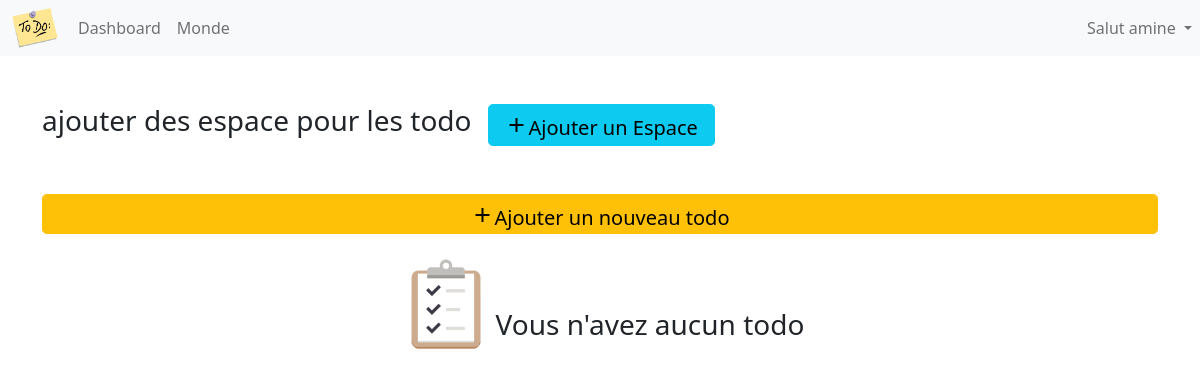
Page /dashboard (signed in) on the earlier database version.
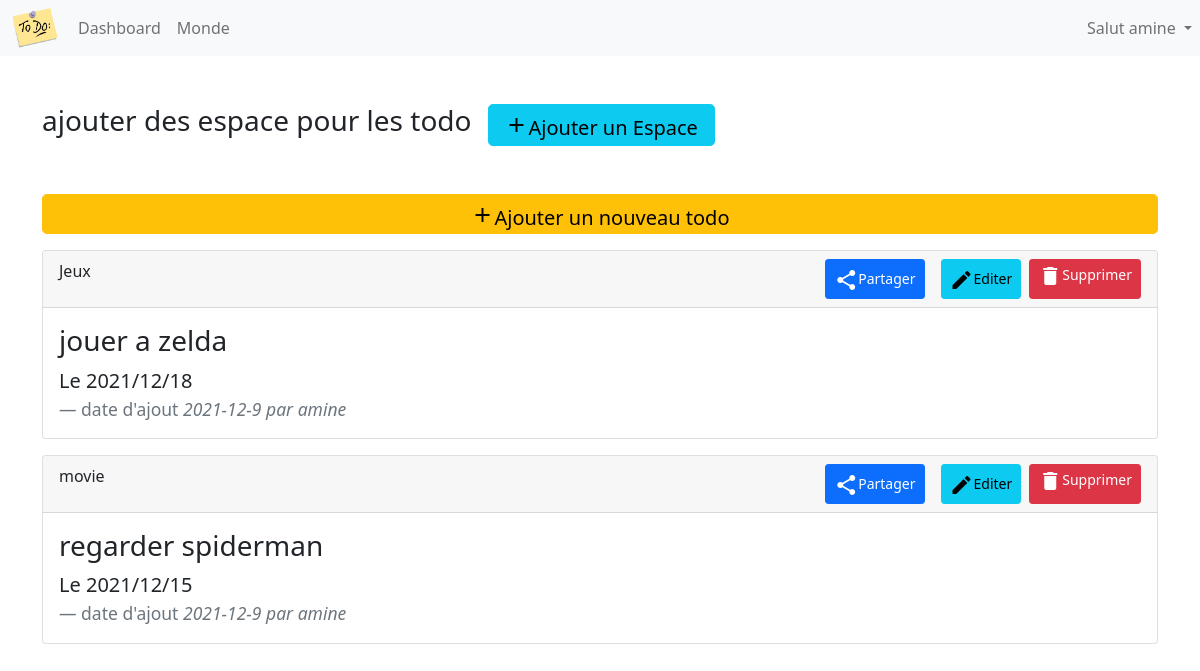
Same page on the later database version.
### todo/models.py (models this page shows, shortened)
class User(db.Model,UserMixin):  #cree une table User avec different attribue ci-dessus
    id= db.Column(db.Integer(),primary_key=True)
    name=db.Column(db.String(length=30),nullable=False,)
    email=db.Column(db.String(length=30),nullable=False,unique=True)
    password=db.Column(db.String(length=100),nullable=False)
    todos=db.relationship('Todo',backref='owned_user',lazy=True)
    @property
    def pwd(self):
        return self.pwd

class Todo(db.Model):   # cree une table Todo avec different attribue ci-dessus
    id= db.Column(db.Integer(),primary_key=True)
    name=db.Column(db.String(length=30),nullable=False)
    category=db.Column(db.String(length=30),nullable=False,)
    date=db.Column(db.DateTime ,nullable=False)
    share=db.Column(db.Boolean(),nullable=False,default=False)
    owner=db.Column(db.Integer(),db.ForeignKey('user.id'))
    date_added=db.Column(db.DateTime, default=datetime.datetime.utcnow)

### todo/routes.py (the view)
@app.route('/dashboard',methods=['GET','POST'])
@login_required
def dashboard_page():
    id=current_user.id
    todos=Todo.query.order_by(desc(Todo.id)).filter_by(owner=id).all()
    if request.args.get("action")=="delete":
        id_todo=request.args.get("todo")
        todo=Todo.query.filter_by(id=id_todo).first()
        db.session.delete(todo)
        db.session.commit()
        return redirect(url_for('dashboard_page'))
    if request.args.get("action")=="share":
        id_todo=request.args.get("todo")
        todo=Todo.query.filter_by(id=id_todo).first()
        todo.share=True
        db.session.commit()
    return render_template('dashboard.html',todos=todos)

### todo/models.py (called while the page is built)
@login_manager.user_loader
def load_user(user_id):
    return User.query.get(int(user_id))

### todo/templates/dashboard.html (shortened to what this page needs)
{% extends 'base.html' %}
{%block content %}
<div class="container mt-5">
  <div class="d-flex flex-row my-5 ">
    <h3>ajouter des espace pour les todo</h3>
    <a class="mx-3 btn btn-info btn-lg d-flex justify-content-center align-content-between pb-0 " href="{{url_for('addSpace_page',)}}" >
      <i class="material-icons mr-1">add</i>
      <span>
        Ajouter un Espace
      </span></a>
  </div>
    <a class=" btn btn-warning  btn-block btn-lg d-flex justify-content-center align-content-between pb-0 " href="{{url_for('addTodo_page',action='add')}}" >
        <i class="material-icons mr-1">add</i>
        <span>
          Ajouter un nouveau todo
        </span></a>
{%with todos=todos%}
{% include 'listTodo.html' %}
{% endwith%}
{% endblock %}

### todo/templates/base.html (shortened to what this page needs)
<!doctype html>
<html lang="en">
  <head>
    <link  rel="stylesheet" type="text/css" href="{{url_for('static',filename='styles/style.css')}}"  />
    <link href="https://cdn.jsdelivr.net/npm/bootstrap@5.0.0-beta2/dist/css/bootstrap.min.css" rel="stylesheet">
  </head>
  <body>
    {%if not nonavbar=="" %}
    {% include 'navbar.html'%}
    {% endif %}
    {% block content%}
    {% endblock %}
</body>
</html>

### todo/templates/navbar.html (shortened to what this page needs)
<nav class="navbar navbar-expand-lg navbar-light bg-light">
  <img src="../static/images/logo1.png" style="max-width: 70px; max-height: 70px;"/>
  <div class="collapse navbar-collapse justify-content-between" id="navbarSupportedContent">
    <ul class="navbar-nav mr-auto">
      <li class="nav-item active">
        <a class="nav-link" href="{{url_for('dashboard_page')}}">Dashboard </a>
      </li>
      <li class="nav-item active">
        <a class="nav-link" href="{{url_for('world_page')}}"> Monde </a>
      </li>
    </ul>
    {% if current_user.is_authenticated %}
    <ul class="navbar-nav ">
      <li class="nav-item dropdown">
        <a class="nav-link dropdown-toggle" href="#" id="navbarDropdown" role="button" data-toggle="dropdown" aria-haspopup="true" aria-expanded="false">
          Salut {{current_user.name}}
        </a>
      </li>
    </ul>
    {%endif%}
  </div>
</nav>

### todo/templates/listTodo.html (shortened to what this page needs)
 {% for todo in todos%}
<div class="card mt-3">
    <div class="card-header">
        <div class="d-flex justify-content-between">
            <p>{{todo.category}}</p>
            {% if not  world is defined %}
            <div class="d-flex flex-row">
              <a class=" btn  btn-primary {%if todo.share==True %}disabled{%endif%} btn-sm d-flex justify-content-center align-content-between pt-2 mx-2 "
              data-toggle="modal" data-target="#delete_patient"  onclick="deleteButtonClicked({{ todo.id}},'share')">
            <i class="material-icons mr-1">share</i>
              <span>
                Partager
              </span></a>
            <a class=" btn btn-info btn-sm d-flex justify-content-center align-content-between pt-2 mx-2 "
            href="{{url_for('addTodo_page',action='edit',todo=todo.id)}}" >
            <i class="material-icons mr-1">edit</i>
              <span>
                Editer
              </span></a>
            <a class=" btn btn-danger btn-sm d-flex justify-content-center align-content-between pb-0 "
            data-toggle="modal" data-target="#delete_patient"  onclick="deleteButtonClicked({{ todo.id}},'delete')" >
              <i class="material-icons mr-1">delete</i>
              <span>
                Supprimer
              </span></a>
            </div>
            {%endif%}
        </div>
    </div>
    <div class="card-body">
      <blockquote class="blockquote mb-0">
        <h3>{{todo.name}}</h3>
        <p>Le {{todo.date.year}}/{{todo.date.month}}/{{todo.date.day}} </p>
        <footer class="blockquote-footer">date d'ajout <cite title="Source Title">{{todo.date_added.year }}-{{todo.date_added.month }}-{{todo.date_added.day }} par {{todo.owned_user.name}} </cite></footer>
      </blockquote>
    </div>
  </div>
  {%else%}
  <div class="d-flex flex-row my-4 justify-content-center">
    <img style="max-width: 100px;" src="../static/images/todo.png"/>
         <h1 class="h3 mb-3 font-weight-normal my-5 align-self-end">Vous n'avez aucun todo </h1>
 </div>
  {% endfor %}
</div>

### todo/static/styles/style.css (style rules this page uses)
body { background-color: #fff; }

Differences in the rows shown:
added Todo: category "Jeux", name "jouer a zelda", date.year "2021", date.month "12", date.day "18", date_added.year "2021", date_added.month "12", date_added.day "9", owned_user.name "amine"
added Todo: category "movie", name "regarder spiderman", date.year "2021", date.month "12", date.day "15", date_added.year "2021", date_added.month "12", date_added.day "9", owned_user.name "amine"
Other differences:
text no longer shown: "Vous n'avez aucun todo"
